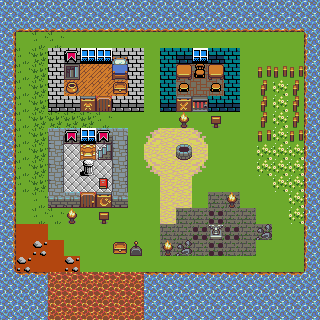

A level layout from a 2D game, rendered from its tile map. Below: a short description, then the map file with tile-grid data replaced by summaries:
An orthogonal 20x20 tile map with 16x16 px tiles, 2 tile layers (Camada 1, Camada 2).

<map version="1.2" orientation="orthogonal" renderorder="right-down" width="20" height="20" tilewidth="16" tileheight="16" nextobjectid="1">
  <properties>
    <property name="sw1" value="33" />
    <property name="sw4" value="17" />
    <property name="sw6" value="2" />
    <property name="sw2" value="49" />
    <property name="sw3" value="3" />
    <property name="sw5" value="36" />
  </properties>
  <tileset firstgid="1" name="tileset" columns="16" tilecount="144" tileheight="16" tilewidth="16">
    <image source="../tileset.png" width="256" height="144" />
  </tileset>
  <layer name="Camada 1" width="20" height="20">
    <data>[400 cells, 400 non-empty, 26 distinct tile ids]</data>
  </layer>
  <layer name="Camada 2" width="20" height="20">
    <data>[400 cells, 111 non-empty, 32 distinct tile ids]</data>
  </layer>
</map>